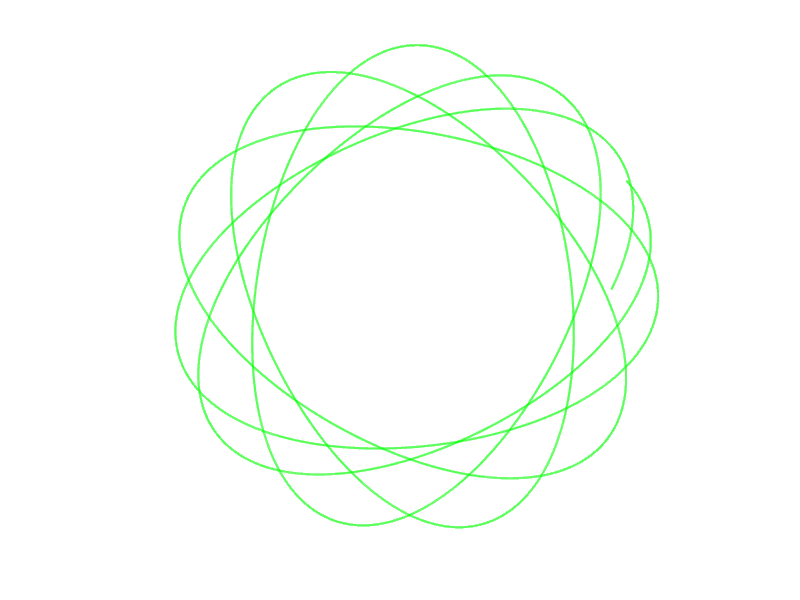

Here is the MATLAB script that generated this plot:
r0=1;rdot0=0.5;th0=0;thdot0=1;L=r0^2*thdot0;
k=1;p=2;
%*****************************************************************
%The above lines define r(0),rdot(0),theta(0) and thdot(0).
%They also define the power law of the central force(p)and 
%proportionality constant k of the central force. L is the constant
%angular momentum.
%******************************************************************
fr=@(r)-k*r^p;
f1=@(r,rdot)rdot;
f2=@(r,rdot)L^2/r^3+fr(r);
%*****************************************************************
%fr(r) above is the central force, f2 is the effective force, 
%the actual central force plus the ceintrifugal force.
%*****************************************************************
if p==-2
E=0.5*(rdot0^2+r0*thdot0^2)-k/r0;
e=sqrt(1+2*E*L^2/k^2);
a=-k/(2*E);b=a*sqrt(1-e^2);
T=2*pi*sqrt(a^3)/sqrt(k);
elseif p==1
    T=2*pi/k;
else
 T=2*5*pi/thdot0;       
end
%***********************************************************************
%Since for p=-2 and p=1, the orbit is closed and there is a definite 
%time period, the time of integration is taken to be one time period.
%For the other power laws the time of integration is chosen differently.
%***********************************************************************
t0=0;tN=T;
N=500000;
h=(tN-t0)/(N-1);
t=zeros(1,N);r=zeros(1,N);rdot=zeros(1,N);
theta=zeros(1,N);thdot=zeros(1,N);
r(1)=r0;rdot(1)=rdot0;
%**********************************************************************
%In the above, the number of iterations, step size 'h' r(0) and rdot(0)
%are defined.
%**********************************************************************
for n=2:N
    r(n)=r(n-1)+h*f1(r(n-1),rdot(n-1));
    rdot(n)=rdot(n-1)+h*f2(r(n-1),rdot(n-1));
end
%*********************************************************************
%The r-equation is integrated above by Euler method to get r(t) and 
%rdot(t).
%*********************************************************************
thdot=L./r.^2;theta(1)=th0;
for n=2:N
    theta(n)=theta(n-1)+h*thdot(n-1);
end
%********************************************************************
%The theta-equation is integrated by Euler method above.
%********************************************************************
x=r.*cos(theta);y=r.*sin(theta);
axis([-max(r) max(r) -max(r) max(r)]) 
hold on
%comet(x,y)
plot(x,y,'g','linewidth',1.5)
axis square
axis off
%********************************************************************
%The axes are defined and the trajectory plotted above. Plotting can be
%of two types, animated and final plot. Animation plotting is done by
%the command comet. One can switch between them.
%********************************************************************
 

